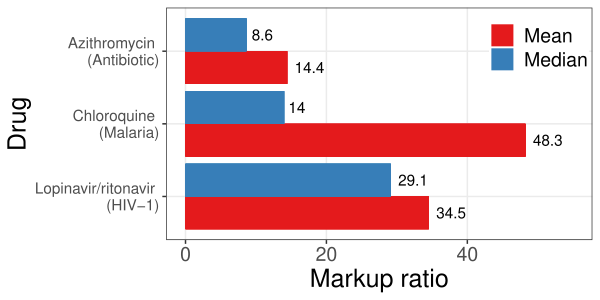

Write the R code that produced this figure.
#' Scott Cohn
#' Markup Ratio Analysis
#' Paper: Minimum costs to manufacture new treatments for COVID-19
#' Authors: Andrew Hill, Junzheng Wang, Jacob Levi, Katie Heath, Joseph Fortunak
#' Journal: Journal of Virus Eradication 2020

# NOTE: List price (rounded to nearest USD$)

library(tidyverse)
library(plyr)

# Functions ---------------------------------------------------------------

estMarkup <- function(preTaxCost, tax, convRate){
  costAll = preTaxCost + (preTaxCost*convRate) + (preTaxCost*convRate*tax)
  
  return(costAll)
}

markupRatioFunc <- function(p, c){
  (p - c) / c
}

# Bowles Estimate ---------------------------------------------------------

tax = 0.27
preTaxCost = 18.01
convRate = 0.1

c_star = estMarkup(preTaxCost, tax, convRate)
print(c_star)

# Data Input --------------------------------------------------------------

## Lopinavir/ritonavir (lopRi)
# 14-day treatment course (400 mg once daily)

lopRi <- tibble(
  "drugID" = 1,
  "country" = c("USA_pharm", "USA_va", "SWE", "TUR", "UK", "FRA", "IND", "CHN", "ZAF"),
  "cost_lopRi" = c(503, 349, 172, 149, 144, 97, 40, 17, 15),
)

## Hydroxychloroquine (hyd)
# 14-day treatment course (400 mg once daily)

hyd <- tibble(
  "drugID" = 2,
  "country" = c("CHN", "USA_pharm", "MYS", "France", "UK", "SWE", "BGD", "TUR", "USA_va", "IND"),
  "cost_hyd" = c(19, 18, 7, 5, 4, 3, 3, 3, 3, 2)
)

## Chloroquine (chl)
# 14-day treatment course (155 mg once daily)

chl <- tibble(
  "drugID" = 3,
  "country" = c("USA_pharm", "UK", "CHN", "ZAF", "SWE", "MYS", "IND", "BGD"),
  "cost_chl" = c(93, 8, 5, 5, 4, 2, 1, 0.2)
)

## Azithromycin (azi)
# 14-day treatment course (500 mg once daily)

azi <- tibble(
  "drugID" = 4,
  "country" = c("USA_pharm", "FRA", "ZAF", "BRA", "USA_va", "SWE", "MYS", "UK", "CHN", "BGD", "IND"),
  "cost_avi" = c(63, 44, 35, 19, 17, 16, 11, 11, 7, 5, 5)
)

## Sofosbuvir/daclatasvir (sofDa)
# 14-day treatment course (400/60 mg once daily)

sofDa <- tibble(
  "drugID" = 5,
  "country" = c("USA_va", "UK", "FRA", "BRA", "BGD", "IND", "PAK"),
  "cost_sofDa" = c(18610, 7632, 4662, 4289, 166, 7, 6)
)

## Pirfenidone (pirf)
# 28-day treatment course (801 mg three times daily)

pirf <- tibble(
  "drugID" = 6,
  "country" = c("USA_pharm", "USA_va", "UK", "ZAF", "FRA", "SWE", "TUR", "CHN", "BGD", "IND"),
  "cost_pirf" = c(9606, 6513, 2561, 2490, 2344, 2196, 1499, 1379, 124, 100)
)

## Tocilizumab (toc)
# Single IV dose (560 mg)

toc <- tibble(
  "drugID" = 7,
  "country" = c("USA_pharm", "CHN", "USA_va", "UK", "IND", "BGD", "TUR", "EGY", "ZAF", "PAK"),
  "cost_toc" = c(3383, 1950, 1948, 914, 806, 690, 650, 606, 566, 510)
)

## General Estimates
# Single course
genEst <- tibble(
  "drugID" = seq(1:7),
  "drugName" = c("Lopinavir/ritonavir", "Hydroxychloroquine", "Chloroquine", "Azithromycin", "Sofosbuvir/daclatasvir", "Pirfenidone", "Tocilizumab"),
  "cost_genEst" = c(4, 1, 0.3, 1.4, 5, 31, NA)
  # "cost_genEst" = c(3.92, 1.12, 0.28, 1.4, 5.46, 30.52, NA) # 1/day*14
)

## Combine Dataframes

df <- as_tibble(join_all(list(azi, chl, hyd, lopRi, pirf, sofDa, toc), 
  by = c('country', 'drugID'), type = 'full')
)

dfCost <- left_join(df, genEst, "drugID") %>% 
  gather(3:9, key = "drugKey", value = "drugCostByCountry") %>% 
  drop_na("drugCostByCountry") %>% 
  drop_na("cost_genEst") %>% 
  filter(country != "USA_va") %>% # Remove USA VA
  select("drugID", "drugName", "country", "cost_genEst", "drugCostByCountry")

# Markup ------------------------------------------------------------------

# cbind markup ratio
dfCost <- dfCost  %>% 
  cbind(markupRatio = round(markupRatioFunc(p = dfCost[['drugCostByCountry']], c = dfCost[['cost_genEst']]), digits = 2)) 

# find averages
df_mean <- aggregate(dfCost$markupRatio, list(dfCost$drugName), mean) %>%
  dplyr::rename("mean" = "x") %>%
  dplyr::rename("drugName" = "Group.1") 

df_med <- aggregate(dfCost$markupRatio, list(dfCost$drugName), median) %>%
  dplyr::rename("median" = "x") %>%
  dplyr::rename("drugName" = "Group.1") 

# join averages into df
dfCostAvg <- left_join(df_mean, df_med, by = "drugName")

# left join averages with dfCost by drugID
dfCostAvg <- left_join(dfCostAvg, dfCost, by = "drugName") %>% 
  gather(2:3, key = "avgType", value = "avgVal")

# Visual ------------------------------------------------------------------

# avg markup by drug across ALL countries
drugNames <- c("Lopinavir/ritonavir", 
               "Chloroquine", "Azithromycin")
drugNameDisease <- c("Lopinavir/ritonavir \n (HIV-1)", 
                     "Chloroquine \n (Malaria)",
                     "Azithromycin \n (Antibiotic)")

dfCostAvg %>% 
  filter(drugID != 6) %>% # pirf (not manufactured at scale)
  filter(drugID != 2) %>% # hydrox (not manufactured at scale)
  filter(drugID != 5) %>% # outlier
  mutate(drugName = factor(drugName, levels = drugNames)) %>%
  ggplot(aes(x = factor(drugName), y = avgVal, fill = avgType)) +
  geom_bar(stat = "identity", position = "dodge") +
  scale_x_discrete(label = drugNameDisease) +
  scale_y_continuous(limits = c(0, 55)) +
  scale_fill_brewer(name = "", labels = c("Mean", "Median"), palette = "Set1") +
  labs(y = "Markup ratio", x = "Drug") +
  coord_flip() +
  geom_text(aes(label = round(avgVal, 1)), position = position_dodge(width = 0.9), 
            hjust = -0.25, size = 3, check_overlap = TRUE) +
  theme_bw() +
  theme(legend.title = element_blank(),
        panel.grid.minor = element_blank(),
        text = element_text(size = 12),
        legend.position = c(.875, .85),
        legend.margin = margin(1, 1, 1, 1)) 

ggsave("firmmarketsupply/avgMarkupAllCountries.pdf", width = 6, height = 3, units = "in")
